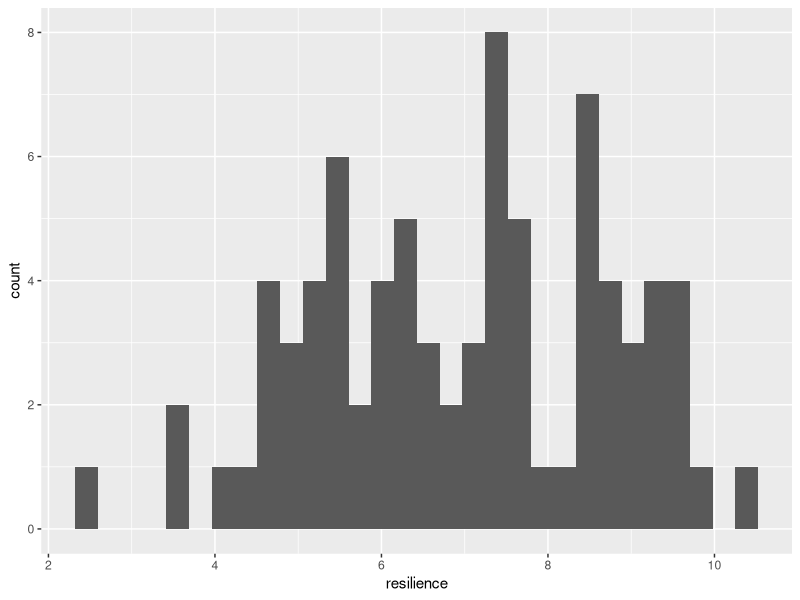
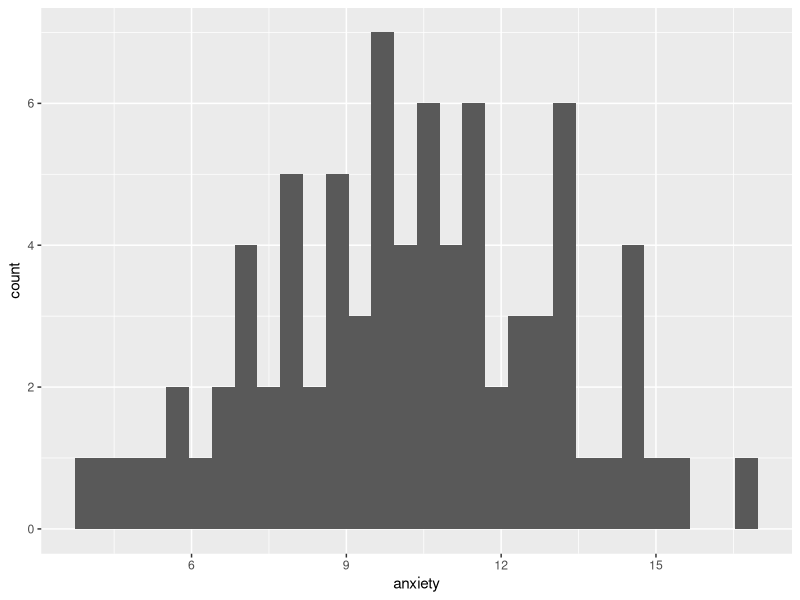
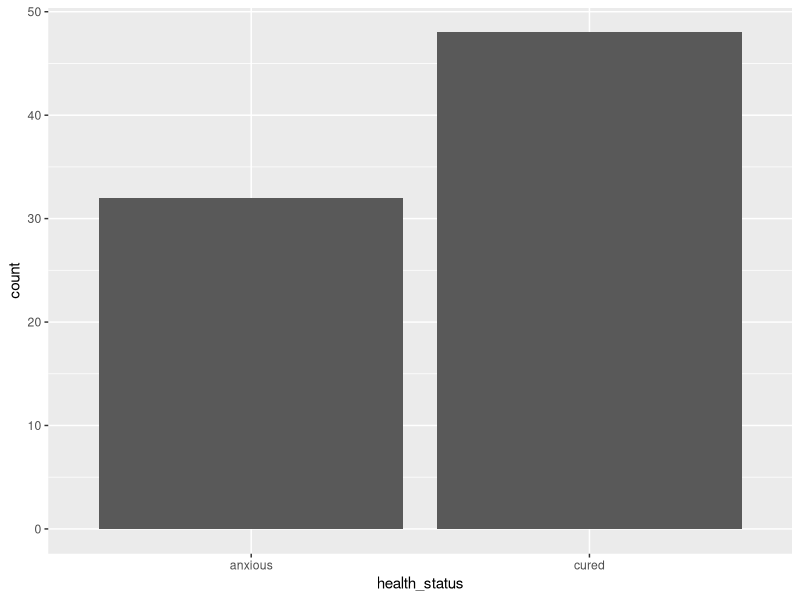
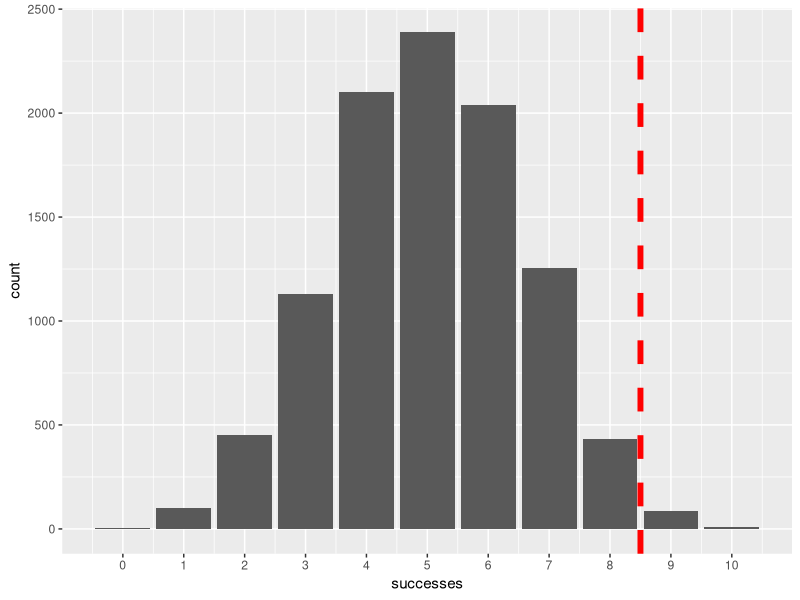
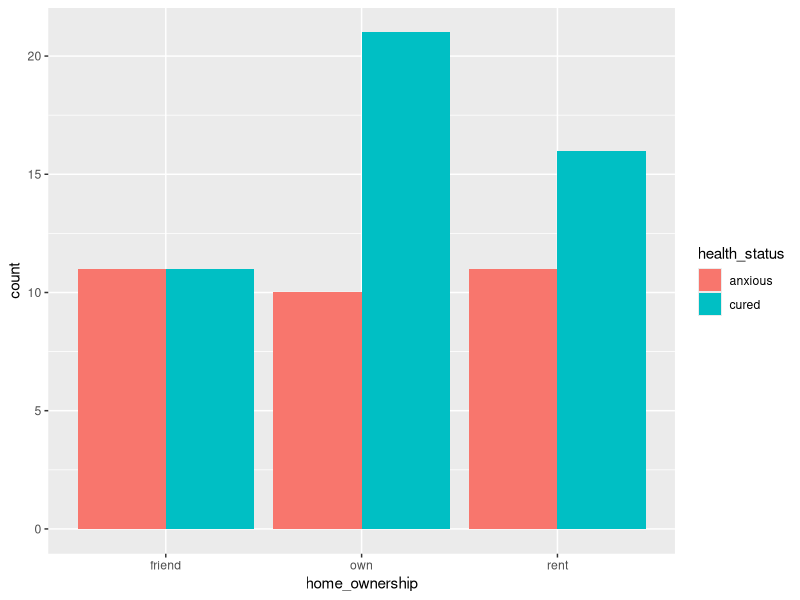
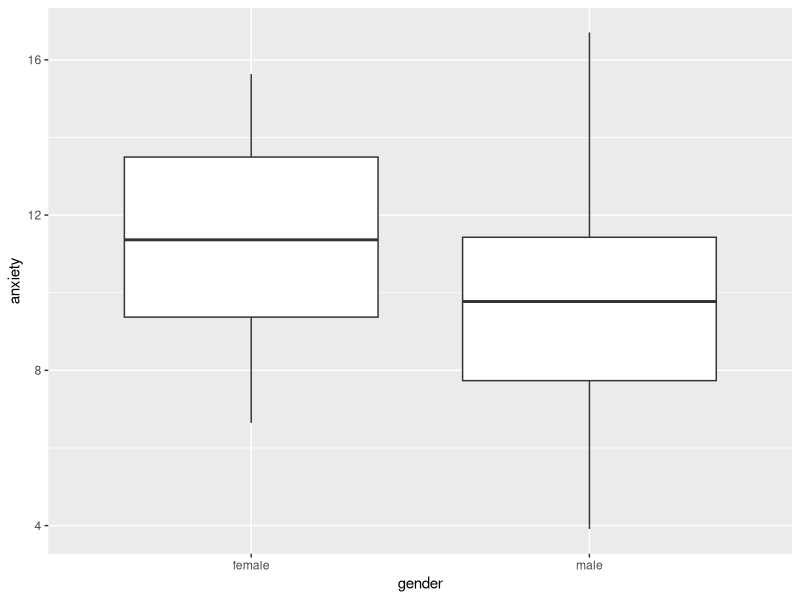
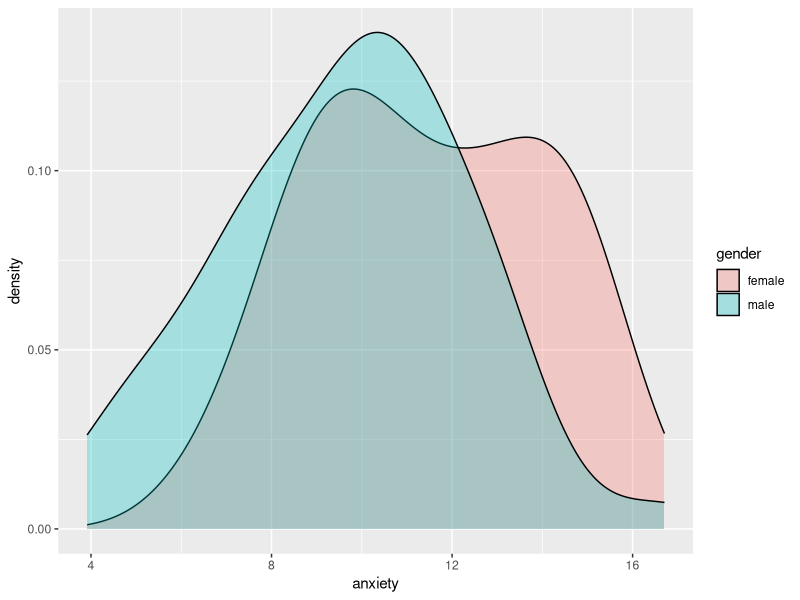
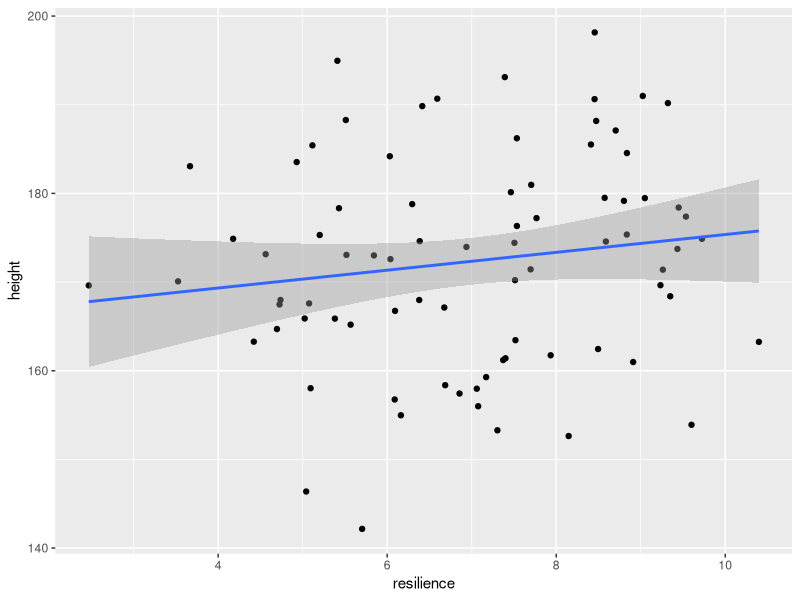

The R script that drew these images, in order:

# # Ket valtozo kapcsolatanak vizsgalata, statisztikai inferencia	

# ## Az ora celja	

# Az ora celja hogy megismerkedjunk a **statisztikai inferencia alapjaival** ket valtozo kapcsolatanak elemzesen keresztul.	

# ## Package-ek betoltese	


if (!require("tidyverse")) install.packages("tidyverse")	
library(tidyverse) # for dplyr and ggplot2	


# ## Adatgeneralas az orahoz	

# Az alabbi kod **adatokat general** a szamunkra. Az adatgeneralashoz hasznlalt kod megertese ezen a szinten meg nem szukseges. 	


n_per_group = 40	
	
base_height_mean = 164	
base_height_sd = 10	
base_anxiety_mean = 18	
base_anxiety_sd = 2	
resilience_mean = 7	
resilience_sd = 2	
	
treatment_effect = - 3	
resilience_effect = - 0.8	
	
gender_bias = 0.7	
gender_effect = - 1	
gender_effect_on_height = 12	
	
	
treatment <- rep(c(1, 0), each = n_per_group)	
set.seed(1)	
	
gender_num <- rbinom(n = n_per_group * 2, size = 1, prob = 0.7)	
gender <- NA	
gender[gender_num == 0] = "female"	
gender[gender_num == 1] = "male"	
	
set.seed(2)	
home_ownership <- sample(c("own", "rent", "friend"), n_per_group * 2, replace = T)	
	
set.seed(3)	
resilience <- rnorm(mean = resilience_mean, sd = resilience_sd, n = n_per_group*2)	
	
set.seed(6)	
anxiety_base <- rnorm(mean = base_anxiety_mean, sd = base_anxiety_sd, n = n_per_group*2)	
anxiety <- anxiety_base + treatment * treatment_effect + resilience * resilience_effect + gender_num * gender_effect	
participant_ID <- paste0("ID_", 1:(n_per_group*2))	
	
set.seed(5)	
height_base <- rnorm(mean = base_height_mean, sd = base_height_sd, n = n_per_group*2)	
height <- height_base + gender_num * gender_effect_on_height	
	
	
group <- rep(NA, n_per_group*2)	
group[treatment == 0] = "control"	
group[treatment == 1] = "treatment"	
	
health_status <- rep(NA, n_per_group*2)	
health_status[anxiety < 11] = "cured"	
health_status[anxiety >= 11] = "anxious"	
	
data <- data.frame(participant_ID)	
data = cbind(data, gender, group, resilience, anxiety, health_status, home_ownership, height)	
data = as_tibble(data)	
	
data = data %>% 	
  mutate(gender = factor(gender))	
	
data = data %>% 	
  mutate(group = factor(group))	
	
data = data %>% 	
  mutate(health_status = factor(health_status))	
	
data = data %>% 	
  mutate(home_ownership = factor(home_ownership))	
	
	



# ## Adatellenorzes	

# Mint mindig, elemzes elott **ellenorizzuk**, hogy az adattal minden rendben van-e!	

# Mondjuk hogy az adatok egy randomizalt kontrollalt klinikai kutatas eredmenyeibol szarmaznak, ahol a **pszichoterapia hatekonysagat** teszteltek. Olyan szemelyeket vontak be a kutatasba, akik egy **hurrikan aldozatai** voltak, es **szorongassal** kuszkodtek. A szemelyeknel felmertek a reziliancia szintjet, majd veletlenszeruen osztottak a szemelyeket egy kezelesi vagy egy kontrol csoportba. Ezt kovetoen a kezelesi csoport **pszichoterapiat kapott 6 heten keresztul** heti egyszer, mig a kontrol csoport nem kapott kezelest. A vizsgalat vegen megmertek a szemelyek **szorongasszintjet**, es a klinikai kriteriumok alapjan meghataroztak, hogy a szemely **gyogyultnak, vagy szorongonak** szamit-e.	

# Lathatjuk, hogy 8 valtozo van az adattablaban. 	

# - participant_ID - reszvevo azonositoja	
# - gender - nem	
# - group - csoporttagsag, ez egy faktor valtozo aminek ket szintje van: "treatment" (kezelt csoport), es "control" (kontrol csoport). A "treatment" csoport kapott kezelest, mig a "control" csoport nem kapott kezelest.	
# - resilience - reziliancia: a nehezsegekkel valo megkuzdes kepessege, ez egy szemlyes kepesseg, olyasmi mint a szemelyisegvonasok	
# - anxiety - szorongas szint	
# - health_status - a klinikai kriteriumok alapjan szorongonak vagy gyogyultnak tekintheto a szemely 	
# - home_ownership - lakhatasi helyzet: harom szintje van az alapjan hogy a szemely hol lakik: "friend" - baratnal vagy csaladnal lakik, "own" - sajat tulajdonu lakasban lakik, "rent" - berelt lakasban lakik, 	
# - height - magassag	






data	
	
data %>% 	
  summary()	
	
data %>% 	
  ggplot() +	
    aes(x = resilience) +	
    geom_histogram()	
	
data %>% 	
  ggplot() +	
    aes(x = anxiety) +	
    geom_histogram()	
	
data %>% 	
  ggplot() +	
    aes(x = health_status) +	
    geom_bar()	
	
set.seed(Sys.time())	


# ## Hipotezisek	

# Vizsgaljuk meg kutatasban szereplo valtozok osszefuggeset a hipotezisek menten.	

# A kutatas hipotezise a kovetkezok voltak:	

# 1. Tobb a ferfi mint a no ebben a klinikai mintaban (**gender** vs. 50%).	
# 2. A pszichoterapiat kapo csoportban a terapia utan kevesebb lesz a klinikai kriteriumok alapjan szorongonak szamito szemely (**health_status** vs. **group**)	
# 3. A terapias csoportban alacsonyabb lesz a szorongas atlaga a kutatas vegere mint a kontrol csoportban (**anxiety** vs. **group**)	
# 4. A reziliancia es a kutatas vegen mert szorongasszint negativ osszefuggest fog mutatni (vagyis aki reziliensebb, annal alacsonyabb szorongasszintet fognak merni a kutatas vegen)  (**anxiety** vs. **resilience**)	


# ## Hipotezisteszteles	

# A statisztikai inferencia, es hipotezis teszteles soran az a celunk, hogy megallapitsuk, letezik-e egy bizonyos hatas vagy kapcsolat. De ezt a **null-hipotezis szignifikancia teszteles (NHST)** soran egy forditott logikaval tesszuk: azt allapitjuk meg, hogy **mekkora a valoszinusege hogy az altalunk megfigyelt hatast (vagy annal meg extremebb hatast) kapjunk, amennyiben a null-hipotezis igaz**.	

# Egy egyszeru pelda: az a sejtesem, hogy **egy penzerme cinkelt**, megpedig ugy hogy nagy valoszinuseggel **fej** legyen az eredmeny amikor feldobjuk. Ebben az esetben a **null-hipotezisem** az, hogy az **erme nem cinkelt**. Vagyis a null-hipotezis szerint ugyan akkora a valoszinusege fejet es irast kapni eredmenykent.	

# - H1: cinkelt erme (fej fele)	
# - H0: nem cinkelt erme, vagy iras fele cinkelt	

# Tegyuk fel hogy 10-szer feldobjuk az ermet, es 9-szer fejet dobunk. Mekkora a valoszinusege, hogy az erme cinkelt? Ezt nem tudjuk megmondani. Tobbek kozott azert sem mert nem tudjuk, mennyire lehet cinkelve. Viszont azt meg tudjuk mondani, hogy mekkora a valoszinusege, hogy ezt az eredmenyt kapnank, ha az erme **NINCS** cinkelve.	

# Annak a valoszinusege, hogy **legalabb 9-szer** (vagy tobbszor) fejet dobok **10 dobasbol** egy nem cinkelt ermevel, p = 0.0107 (**nagyjabol 1%**). (Ezt a kod reszt nem fontos meg megerteni, a lenyege hogy a pbinom() funkcioval kiszamoltuk a valoszinuseget, hogy 10 feldobasbol legalabb 9 fej lesz).	


	
probability_of_heads_if_H0_is_true <- 0.5	
	
heads <- 9	
total_flips <- 10	
probability_of_result = 1-pbinom(heads-1, total_flips, probability_of_heads_if_H0_is_true)	
	
probability_of_result	



# Ez a valoszinuseg **maskepp mondva** azt jelenti, hogy ha ugyan ezt a kiserletet 100 szor megismetelnenk (mindegyikben 10 feldobassal), akkor a 100 kiserletbol csak atlagosan 1-szer varnanak, hogy 9 vagy tobb fejet kapjunk. 	

# Ezt le is ellenorizhetjuk, ha **randomizalunk mondjuk 10.000 hasonlo kiserletet** az rbinom() funkcioval. Az abran lathato hogy csak a kiserletek igen kis szazalekaban kaptunk 9 vagy tobb "sikert". (Ezt a kodreszt sem fontos megerteni, a lenyege hogy az rbinom() funkcioval 10000-szer szimulaltuk, hogy egymas utan 10-szer feldobtunk egy ermet (vagyis hogy veletlenszeruen valasztottunk egy szamot 0 es 1 kozul), ez utan ezt abrazoltuk a ggplot-tal)	


successes = rbinom(n = 10000, size = 10, prob = 0.5)	
random_flips = data.frame(successes)	
	
ggplot(data = random_flips) +	
  aes(x = successes) +	
  geom_bar()+	
  scale_x_continuous(breaks = 0:10)+	
  geom_vline(xintercept = 8.5, col = "red", linetype = "dashed", size = 2)	
	
	


# Vagyis ez egy eleg meglepo (bar nem lehetetlen) eredmeny, ha az erme nem lenne cinkelve. Amikor NHST-t csinalunk, ez alapjan hozzuk meg a **dontesunket** arrol, hogy **elvetjuk-e** a null-hipotezist, vagy, kello cáfoló bizonyitek hijan **megtartjuk** azt.	

# A pszichologiaban altalaban **p < 0.05** hatarerteket hasznalunk a donteshozasban, vagyis ha egy olyan meglepo eredmenyt figyelunk meg, **aminek a valoszinusege kisebb mint 5% ha a null-hipotezis igaz, akkor elvetjuk a null-hipotezist**. Vagyis a fenti eredmeny eseten elvethetnek a hull-hipotezist, mert a megfigyelt eredmeny (vagy annal extremebb eredmeny) valoszinusege 1% (p = 0.01) ha a H0 igaz, ami kisebb mint 5% (p < 0.05).	

# **INNENTOL KEZDVE AZ OSSZES KOD MEGERTESE FONTOS**	


# ## Statisztikai tesztek	

# **Nem kell jonak lennunk valoszinusegszamitasbol** hogy jo statistzikai donteseket tudjunk hozni. A megfigyeles valoszinuseget a null-hipotezis helyesseget feltetelezve altalaban egy **statisztikai teszt** mondja meg nekunk. Ezen az oran negy statisztikai tesztet fogunk megismerni.	

# - binomialis teszt	
# - khi-negyzet teszt	
# - korrelacios teszt	
# - t-teszt	


# ### binomialis teszt	

# A fenti hipotezist pl. tesztelhetjuk a **binomialis teszttel**, aminek R-ben binom.test() a funkcioja. Az x helyere a megfigyelt "celmegfigyelesek" vagy "sikerek" szamat (a mi esetunkben a fejek szamat), az n helyere az osszes megfigyeles szamat, a p helyere pedig a null-hipotezes helyesseget feltetelezve a "celmegfigyelesek" eleresenek valoszinuseget kell beirni. Ezt valoszinusegkent kell megadni, ami 0 es 1 kozotti szam (0 = 0% esely, 1 = 100% esely)	


	
binom.test(x = heads, n = total_flips, p = probability_of_heads_if_H0_is_true, alternative = "greater")	
	


# Ennek a tesztnek az eredmenye a kovetkezot mutat:	

# - p-value: p-ertek, annak a valoszinusege, hogy az altalunk megfigyelt, vagy extremebb eredmenyt kapunk, feltetelezve hogy a null-hipotezis helyes. Altalaban ha ez az ertek 0.05 alatti, akkor elvetjuk a null-hipotezist.	
# - alternative hypothesis: Itt irja le, hogy mi volt a H1, ami a mi esetunkben az volt, hogy a fej valoszinusege nagyobb mint 0.5 (50%). Ez egyben azt is jelenti, hogy a null-hipotezisunk az volt, hogy a fej valoszinusege 0.5.	
# - 95 percent confidence interval (vagy roviden 95% CI): a 95%-os konfidencia intervallum. Ez azt jelenti, hogy ha a kiserletet sokszor megismeteljuk es ugyan igy kiszamoljuk a konfidencia intervallumot minden kiserletnel, az igy kapott konfidencia intervallumok 95%-a tartalmazni fogja a valos hatasmeretet (ami a mi esetunkben a "siker"/fej valoszinusege). Fontos, hogy nem tudjuk, hogy a mi konkrét kiserletunkban a konfidencia intervallum tartalmazza-e a valos hatasmeretet.	
# - sample estimates: A "siker" ("celmegfigyeles", a mi esetunkben a fej) valoszinusegenek becsult merteke a populacioban a megfigyelt valoszinuseg alapjan. Ez egy pontbecsles, ami mindig megegyezik a megfigyelt valoszinuseggel.	


# Az eredmenyt igy irhatjuk le:	

# "A kutatasunkban 9 fejet figyeltunk meg 10 penzfeldobasbol. Ez alapjan ugy iteljuk, hogy annak a valoszinusege, hogy fejet dobunk az ermevel szignifikansan tobb mint p = 0.5. A fej dobas valoszinusege p =  0.9 volt a mintaban (95% CI = 0.61, 1)."	

# *________________________________*	

# *Gyakorlas*	

# Teszteld a hipotezist, hogy "Tobb a ferfi mint a no ebben a klinikai mintaban" (**gender** valtozo)	

# - Ezt ugyan ugy teheted meg, mint a fenti peldaban, hiszen a null-hipotezis az, hogy a ferfiak ("male") elvart valoszinusege 50% vagy kevesebb (p = 0.5). Szoval a ferfiak ekvivalensek a "fejekkel" a penzfeldobasos peldaban.	
# - Meg kell hataroznod a ferfiak szamat a mintaban, es a teljes mintaelemszamot, hogy ki tudd tolteni a binom.test() fuggveny parametereit.	
# - Ez utan vegezd el a tesztet	
# - Es ird le a fentiek szerint az eredmenyeket.	


# *________________________________*	


# ## Ket kategorikus valtozo kapcsolata: Khi-negyzet proba (Chi-squared test)	

# A Khi-negyzet proba ket kategorikus valtozo kapcsolatat hivatott megvizsgalni.	

# Peldaul megvizsgalhatjuk, hogy van-e kapcsolat abban, hogy a szemelyek lakhatasi helyzete (**home_ownership**) es a kozott, hogy a kutatas vegen az egyes szemelyek meggyogyultak-e (**health_status**).	

# Eloszor feltaro elemzest vegzunk:	

# - tablazatot rajzolunk a ket valtozo kapcsolatarol	
# - abrat keszitunk (pl. geom_bar)	


	
table(data$home_ownership, data$health_status)	
	
data %>% 	
  ggplot() +	
    aes(x = home_ownership, fill = health_status) +	
    geom_bar(position = "dodge")	
	


# Ez utan elvegezzuk a Khi-negyzet probat. Ehhez eloszor keszitenunk kell egy tablazatot a ket valtozo kapcsolatarol, amit egy uj objektumban elmentunk.	

# A Khi-negyzet proba azt a null-hipotezist teszteli, hogy a csoportokban ugyan olyan a masik kategorikus valtozo eloszlasa (vagyis a mi esetunkben a null hipotezis hogy ugyan olyan aranyban gyogyulnak meg akik baratnal laknak, akiknak sajat lakasuk van, es akik berlik a lakast).	


	
ownership_health_status_table = table(data$home_ownership, data$health_status)	
ownership_health_status_table	
	
chisq.test(ownership_health_status_table)	
	


# Az eredmenyt igy irhatjuk le:	

# "Nem volt szignifikans elteres abban, hogy a kulonbozo lakhatasi csoportokban (baratnal, sajat lakasban, vagy berlemenyben lakok) milyen aranyban voltak azok akik meggyogyultak a kutatas vegere (X^2 = `r round(chisq.test(ownership_health_status_table)$statistic, 2)`, df = `r chisq.test(ownership_health_status_table)$parameter`, p = `r round(chisq.test(ownership_health_status_table)$p.value, 3)`)."	





# *________________________________*	

# *Gyakorlas*	

# Teszteld a 2. hipotezist, hogy "A pszichoterapiat kapo csoportban a terapia utan kevesebb lesz a klinikai kriteriumok alapjan szorongonak szamito szemely" (**health_status** vs. **group**)	

# - Ezt ugyan ugy teheted meg, mint a fenti peldaban, hiszen a null-hipotezis az, hogy nincs kulonbseg a csoporttagsag szerint (treatment vs. control) abban hogy milyen aranyban gyogyultak meg a kutatas vegere.	
# - Eloszor vegezzunk egy feltaro elemzest egy tablazattal a ket valtozo kapcsolatarol a table() funkcioval es egy abraval (mondjuk geom_bar() hasznalataval) 	
# - A tablazatot mentsd el egy uj objektumba	
# - Ez utan vegezd el a tesztet, chisq.test()	
# - Es ird le a fentiek szerint az eredmenyeket.	


# *________________________________*	


# ## Egy numerikus valtozo atlaganak kolunbsege csoportok kozott: anova es t-teszt	

# Tesztelhetjuk peldaul, hogy van-e kulonbseg a nemek kozott (**gender**) a kutatas vegen mert szorongas szintjeben (**anxiety**).	

# Eloszor szokas szerint feltaro elemzest vegzunk atlagok csoportonkenti osszehasonlitasaval es abraval. Erre pl. remek a geom_boxplot() es a geom_density()	


	
summary = data %>% 	
  group_by(gender) %>% 	
    summarize(mean = mean(anxiety), sd = sd(anxiety))	
summary	
	
data %>% 	
  ggplot() +	
    aes(x = gender, y = anxiety) +	
    geom_boxplot()	
	
data %>% 	
  ggplot() +	
    aes(x = anxiety, fill = gender) +	
    geom_density(alpha = 0.3)	
	
	


# Lathatjuk a feltaro elemzes alapjan, hogy a nok szorongasszintje nagyobb valamivel mint a ferfiake atlagosan. Most nezzuk meg, ez a kulonbseg statisztikailag szignifikans-e.	

# Arra, hogy meghatarozzuk van-e kulonbseg ket csoport kozott valamilyen numerikus valtozo atlagaban, hasznalhatjuk a t-tesztet, t.test().	


	
t_test_results = t.test(anxiety ~ gender, data = data)	
t_test_results	
	
mean_dif = summary %>% 	
    summarize(mean_dif = mean[1] - mean[2])	
mean_dif	
	
	


# Az eredmenyt igy irhatjuk le:	

# "A ferfiak es nok szignifikansan kulonboztek a egymastol a szorongas szintjukben (t = `r round(t_test_results$statistic, 2)`, df = `r round(t_test_results$parameter, 2)`, p = `r round(t_test_results$p.value, 3)`. A csoportok szorongas szintjenek atlaga es szorasa a kovetkezo volt: "nok: `r round(summary$mean[1], 2)`(`r round(summary$sd[1], 2)`), ferfiak: `r round(summary$mean[2], 2)`(`r round(summary$sd[2], 2)`). A nok atlagosan `r round(mean_dif, 2)` ponttal voltak szorongobbak (95% CI = `r round(t_test_results$conf.int[1], 2)`, `r round(t_test_results$conf.int[2], 2)`)."	

# Ha egy kategorikus valtozon belul tobb csoportunk is van, hasznalhatjuk az egyszempontos ANOVA-t (one-way ANOVA) az aov() funkcioval a t.test() helyett. A formula amit be kell irni ugyan ugy nez ki, mint a t-teszt eseten.	

# Mondjuk alabb azt teszteljuk hogy van-e kulonbseg a lakhatasi helyzet csoportjai kozott a szorongasszintben. Itt valojaban azt teszteljuk, hogy paronkent akarmelyik csoport kozott van-e szignifikans kulonsbeg.	


	
ANOVA_result = aov(anxiety ~ home_ownership, data = data)	
summary(ANOVA_result)	
	


# Az eredmenyt igy irhatjuk le:	

# "A lakhatasi csoportonk szerint nem volt szignifikans kulonsbeg a szorongas atlagos szintjeben (F (`r round(summary(ANOVA_result)[[1]]$Df[1],2)` ,`r round(summary(ANOVA_result)[[1]]$Df[2],2)`) = `r round(summary(ANOVA_result)[[1]]$F[1],2)`, p = `r round(summary(ANOVA_result)[[1]][1,5],3)`). A szorongas atlagat es szorasat az egyes csoportok szerinti bontasban lasd az 1. tablazatban"	

# Alabb lathato, hogyan produkalnank a megfelelo tablazatot a szorongas atlagaval home_ownership csoportok szerint.	


	
summary_home_ownership_vs_anxiety = data %>% 	
  group_by(home_ownership) %>% 	
    summarize(mean = mean(anxiety), sd = sd(anxiety))	
summary_home_ownership_vs_anxiety	


# ### Egyoldalu vs. ketoldalu tesztek	

# Fontos, hogy ha van elozetes elkepzelesunk a hipotezisalkotaskor arrol, hogy milyen iranyu lesz a hatas, akkor egy-oldalu (one-sided) tesztet kell hasznalnunk az alapertelmezett ket-oldalu teszt helyett.	

# Peldaul tegyuk fel hogy amikor a hipotezisunket meghataroztuk (idealis esetben ez meg az adatgyujtes elott megtortenik), ugy gondoltuk, hogy a noknek magasabb lesz a szorongasszintjuk, mint a ferfiaknak. Ezt az alternative = "greater" parameterrel hatarozhatjuk meg.	

# Ha osszehasonlitjuk ezt az eredmenyt a korabbi t-teszt eredmenyevel, eszrevehetjuk hogy minden szam valtozatlan maradt, kiveve a p-erteket, ami pontosan felere csokkent, es a 95%-os konfidencia intervallumot, aminek a felso hatara most egy vegtelen nagy szam (inf).	

# A p-ertek azert felezodott meg, mert azzal, hogy meghataroztuk, melyik iranyban fog a ket csoport kulonbozni egymastol fele akkora lett az eselye hogy a most megfigyelt, vagy annal nagyobb kulonbseget kapunk a null-hipotezis helyesseget feltetelezve. Vagyis amikor tudjuk, milyen iranyu hatast varunk el, mindig erdemes egy-oldalu tesztet alkalmazni, mert ezzel no a statisztikai eronk.	

# Az egyoldalu tesztek eseten amikor az a hipotezisunk, hogy a referencia-csoport atlaga magasabb lesz, (alternative = "greater"), akkor a konfidencia intervallumnak csak az also hatarat szamoljuk ki. Ezert irja a teszt eredmenye hogy a 95% CI 1.11, Inf, vagyis felfele a vegtelesegig tart a konfidencia intervallum.	


	
t_test_results_one_sided = t.test(anxiety ~ gender, data = data, alternative = "greater")	
t_test_results_one_sided	
	


# Az eredmenyt igy irhatjuk le:	

# "A ferfiak es nok szignifikansan kulonboztek a egymastol a szorongas szintjukben (t = `r round(t_test_results_one_sided$statistic, 2)`, df = `r round(t_test_results_one_sided$parameter, 2)`, p = `r round(t_test_results_one_sided$p.value, 3)`. A csoportok szorongas szintjenek atlaga es szorasa a kovetkezo volt: "nok: `r round(summary$mean[1], 2)`(`r round(summary$sd[1], 2)`), ferfiak: `r round(summary$mean[2], 2)`(`r round(summary$sd[2], 2)`). A nok atlagosan `r round(mean_dif, 2)` ponttal voltak szorongobbak (95% CI = `r round(t_test_results_one_sided$conf.int[1], 2)`, inf)."	


# Nezzuk meg, mi tortenne, ha azt tippeltuk volna a hipotezisalkotaskor, hogy a noknek alacosnyabb lesz a szorongasszintjuk. Ezt ugy hatarozhatjuk meg, hogy a t.test() funkcioban alternative = "less" parametert allitunk be.	

# A p-ertek itt majdnem eleri az 1-et, vagyis nagyon nagy a valoszinusege, hogy a null-hipotezis helyesseget feltetelezve ilyen, vagy ennel extremebb kulonbseget figyelunk meg. Nem is csoda, hiszen a null hipotezisunk itt az hogy a nok szorongasanak atlaga nem fog kulonbozni, vagy nagyobb lesz mint a ferfiake, es azt tapasztaltuk, hogy valoban nagyobb volt, vagyis a megfigyeles egyaltalan nem segit abban, hogy elutasitsuk a null-hipotezist. 	



	
t_test_results_one_sided = t.test(anxiety ~ gender, data = data, alternative = "less")	
t_test_results_one_sided	
	


# Azt is erdemes megjegyezni, hogy a "greater" es a "less" minding a kategorikus valtozo referencia-szintjere vonatkozik. Ha ezt nem allitottuk be maskepp, pl. a factor (levels = ) funkcioval, akkor a referencia-szint az ABC sorrendben elorebb levo szint lesz. A fenti esetben a ket szint a "female" es a "male", amik kozul a "female" jon elobb ABC sorrendben. Ha azt tippeltuk volna, hogy az lenne a hipotezisunk, hogy a ferfiak ("male") szorongasszintje lesz magasabb, akkor alternative = "less"-t kellene beallitanunk, mert ezzel egyben azt tippeljuk, hogy a referenciaszint ("felame") atalaga lesz az alacsonyabb. Vagy at kellene allitani a referenciaszintet. 	



# *________________________________*	

# *Gyakorlas*	

# Teszteld a 3. hipotezist, hogy "A terapias csoportban alacsonyabb lesz a szorongas atlaga a kutatas vegere mint a kontrol csoportban" (**anxiety** vs. **group**)	

# - Eloszor vegezzunk egy feltaro elemzest egy tablazattal a ket valtozo kapcsolatarol a summarize(mean(), sd()) funkciokkal, es keszitsunk abrat, mondjuk geom_boxplot() segitsegevel.	
# - egy- vagy ketoldalu tesztet kell alkalmaznunk? (gondolj arra, hogy a hipotezisunkben megjosoljuk-e a hatas vagy kulonbseg iranyat vagy sem)	
# - Mi a null-hipotezis ebben az esetben?	
# - Melyik tesztet erdemes hasznalni, az egyvaltozos ANOVA-t, vagy a t-tesztet? (gondolj arra, hogy hany csoport (szint) van a kategorikus valtozon belul)	
# - Ez utan vegezd el a tesztet	
# - Es ird le a fentiek szerint az eredmenyeket.	


# *________________________________*	

# ## Ket numerikus valtozo kozotti kapcsolat, korrelacio, cor.test()	

# Vizsgaljuk meg, van-e egyuttjaras a reziliencia (**resilience**) es a magassag (**height**) kozott.	

# Eloszor vegezzunk feltaro elemzest a korrelacios egyutthato kiszamitasaval, es egy pontdiagrammal. Hasznaljunk geom_point() es geom_smooth() geomokat egyszerre, es hasznaljuk az "lm" modszert a trendvonal megrajzolasara.	


	
data %>% 	
  select(resilience, height) %>% 	
    cor()	
	
data %>% 	
  ggplot() +	
    aes(x = resilience, y = height) +	
      geom_point() +	
      geom_smooth(method = "lm")	
	


# A ket valtozo fuggetlennek tunik egymastol a feltaro elemzes alapjan, de elkepzelheto, hogy a hatas, barmilyen kicsit is, megis statisztikailag szignifikans, szoval vegezzuk el a statisztikai tesztet is.	

# Ezt a pearson korrelacios teszt segitsegevel tehetjuk meg, cor.test() a kovetkezo keppen:	


	
correlation_result = cor.test(data$resilience, data$height)		
correlation_result		
	


# Az eredmenyt igy irhatjuk le:	

# "A reziliencia es a magassag kozott nem talaltunk szignifikans egyuttjarast (r = `r round(correlation_result$estimate, 2)`, 95% CI = `r round(correlation_result$conf.int[1], 2)`, `r round(correlation_result$conf.int[2], 2)`, df = `r round(correlation_result$parameter, 2)`, p = `r round(correlation_result$p.value, 3)`)"	

# Hasonloan a t-teszthez, a korrelacios teszt eseteben is erdemes egyoldalu tesztet hasznalni amikor a hipotezisunk megmondja a kapcsolat iranyat is, nem csak azt, hogy van kapcsolat a ket valtozo kozott.	

# Peldaul feltetelezzuk, hogy a ket valtozo kozotti kapcsolat pozitiv lesz. Vagyis egy ember minel magasabb, annal magasabb a rezilienciaja. Ezt ugy adhatjuk meg a statisztikai teszt specifikaciojakor, hogy a formulahoz hozzatesszuk az alternative = "greater" parametert. Ha az eredmenyt osszehasonlitjuk az elozo korrelacios teszt eredmenyevel, lathatjuk, hogy a p-ertek is megvalozott. A konfidencia intervallumnak itt is csak az also hatara erdekes, a felso hatara a leeheto legmagasabb erteket veszi fel ilyenkor, ami a korrelacional 1.	


	
correlation_result_greater = cor.test(data$resilience, data$height, alternative = "greater")		
correlation_result_greater		
	




# *________________________________*	

# *Gyakorlas*	

# Teszteld a 4. hipotezist, hogy "A reziliancia es a kutatas vegen mert szorongasszint negativ osszefuggest fog mutatni (vagyis aki reziliensebb, annal alacsonyabb szorongasszintet fognak merni a kutatas vegen)" (**anxiety** vs. **resilience**)	

# - Eloszor vegezzunk egy feltaro elemzest a korrelacios egyutthato meghatarozasaval es egy pontdiagrammal a ket valtozo kapcsolatarol.	
# - egy- vagy ketoldalu tesztet kell alkalmaznunk? (gondolj arra, hogy a hipotezisunkben megjosoljuk-e a hatas vagy kulonbseg iranyat vagy sem)	
# - Mi a null-hipotezis ebben az esetben?	
# - Ez utan vegezd el a tesztet	
# - Es ird le a fentiek szerint az eredmenyeket.	


# *________________________________*	


# ### A statisztikai tesztek eredmenyenek kozleserol altalaban	

# A statisztikai tesztek eredmenyenek kozlese soran a kovetkezo informaciokat szoktuk megadni altalanossagban. Ez tesztrol tesztre valtozhat, de az alabbiak kozul minel tobb informaciot megadnunk, annal jobb.	

# - az eredmeny szoveges leirasa	
# - teszt-statisztika	
# - szabadsagfok (ez egyszeru teszteknel altalaban az elemszammal is megadhato)	
# - p-ertek	
# - hatas merteke (parameterbecsles)	
# - hatasmertek 95%-os konfidencia intervalluma	

